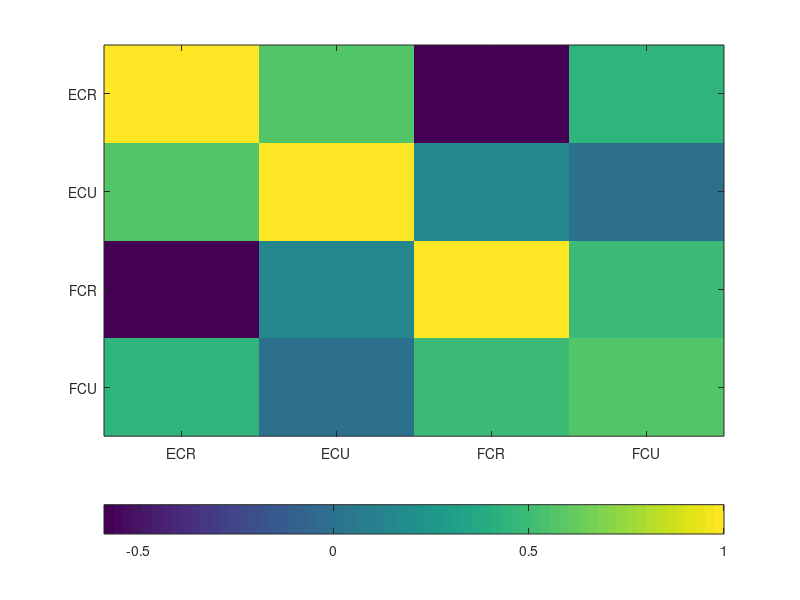
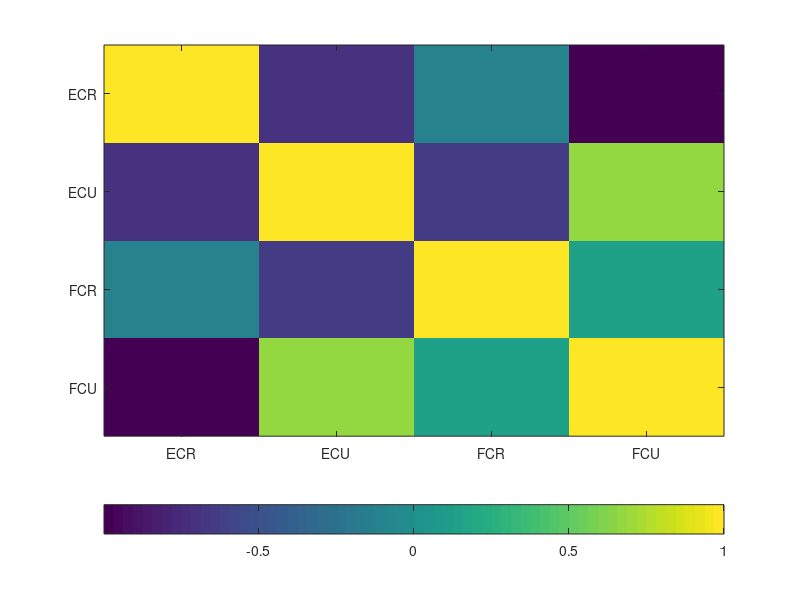

The MATLAB script that drew these images, in order: (Note: this script raises an error after producing the figures.)
% Attempt at approximating the Reflex Gain matrix.

% Agonistic muscles have positive gain.
% Antagonistic muscles have negative gain.
% Muscles which are neither agonists nor antagonists have 0 gain.

% Calculation is as follows:
    % Think of each column in the moment-arm matrix as a 7-dimensional vector.
    % The direction of the vector points to the amount it acts in each DOF.
    % Each vector is normalized to have length 1. The magnitude of each
    % muscle in the direction of every other muscle is computed using the
    % dot-product and is equal to the reflex gain between those two
    % muscles.

% Muscles are in the following order:
    % 1. Delt_Ant, 2. Delt_Lat, 3. Delt_Post, 4. Pec_Maj, 5. Bi_Long
    % 6. Bi_short, 7. Tri_Long, 8. Tri_Lat, 9. Bra, 10. Brd, 11. PT
    % 12. ECR, 13. ECU, 14. FCR, 15. FCU
    
muscle_names = {'ECR';'ECU';'FCR';'FCU'};

% function G2 = Calculated_Reflex_Gains()

    M = csvread('M1.csv');

    G1 = csvread('Spindle_Gains.csv');
    figure(1); clf;
    imagesc(G1)
    colorbar('southoutside')
    xticks(1:4); xticklabels(muscle_names); xtickangle(45);
    yticks(1:4); yticklabels(muscle_names);

    G2 = zeros(4);
    for i = 1:4
        for j = 1:4
            a = M(:,i)/norm(M(:,i));
            b = M(:,j)/norm(M(:,j));
            G2(i,j) = dot(a,b);
        end
    end
    figure(2); clf;
    imagesc(G2)
    colorbar('southoutside')
    
    xticks(1:4); xticklabels(muscle_names); xtickangle(45);
    yticks(1:4); yticklabels(muscle_names);

    writematrix(G2,'Spindle_Gains_Calculated.csv');